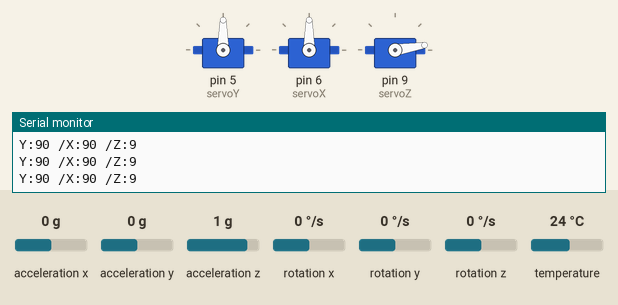
This sketch was run on a simulated Arduino Uno, built with avr-gcc and run on an emulated ATmega328P. Parts: 3 × servo, the last lines printed to the serial monitor. The test bench sets the inputs (shaded band); at power-on: acceleration z 1 g, acceleration x 0 g, acceleration y 0 g, rotation x 0 °/s, rotation y 0 °/s, rotation z 0 °/s, temperature 24 °C.

Above: at 1.3 s.
1.4 s: acceleration z set to -1.4 g
At 2.0 s:
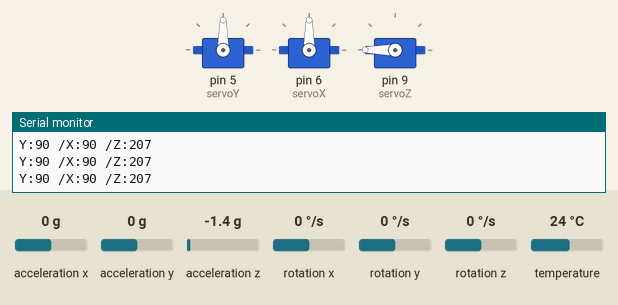
2.9 s: acceleration x set to -1.4 g
At 3.3 s:
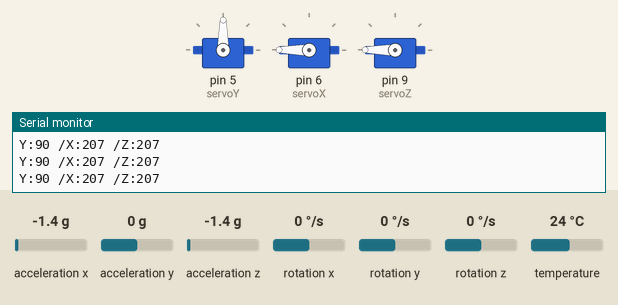
4.4 s: acceleration y set to -1.4 g
At 5.6 s:
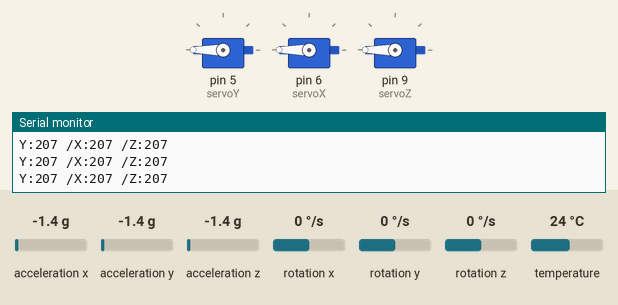
5.9 s: acceleration x set to 0 g
At 7.1 s:
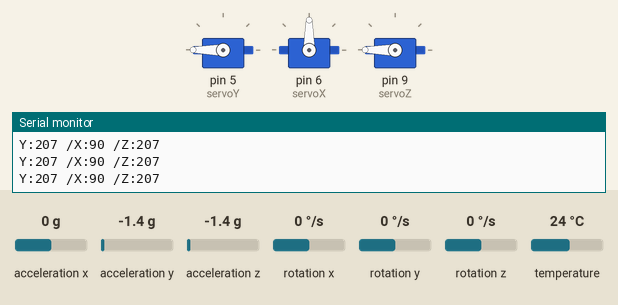
7.4 s: acceleration y set to 0.8 g
At 7.9 s:
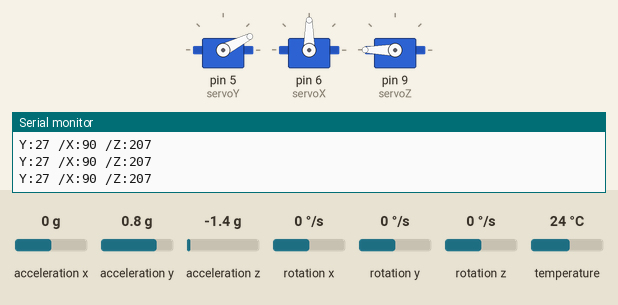
8.9 s: acceleration z set to 0 g
At 9.5 s:
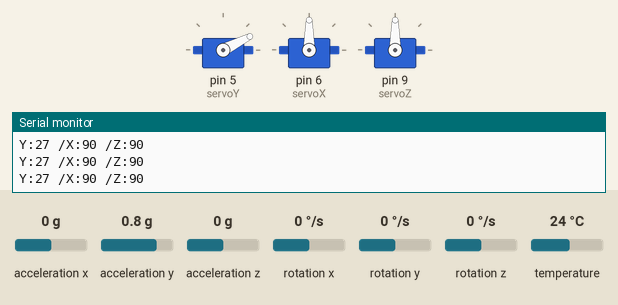
Timing chart, 0 to 11.4 s (numbered marks = the images above; inputs shaded):
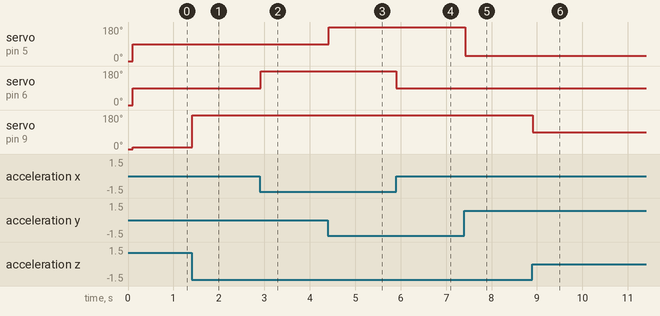

The sketch:

MPU6050_V.7_en_prueba.ino
```cpp
/*MPU6050 sensor with servo control.
   https://srituhobby.com
*/

#include <Adafruit_MPU6050.h>
#include <Adafruit_Sensor.h>
#include <Wire.h>
#include <Servo.h>

Servo servoY;
Servo servoX;
Servo servoZ;

Adafruit_MPU6050 srituhobby;

void setup() {
  Serial.begin(9600);

  servoY.attach(5);
  servoX.attach(6);
  servoZ.attach(9);

  Wire.begin();
  srituhobby.begin();

  servoY.write(0);
  servoX.write(0);
  servoZ.write(0);

  srituhobby.setAccelerometerRange(MPU6050_RANGE_8_G);//2_G,4_G,8_G,16_G
  srituhobby.setGyroRange(MPU6050_RANGE_500_DEG);//250,500,1000,2000
  srituhobby.setFilterBandwidth(MPU6050_BAND_21_HZ);

  delay(100);
}

void loop() {

  /* Get new sensor events with the readings */
  sensors_event_t a, g, temp;
  srituhobby.getEvent(&a, &g, &temp);

  int valor = a.acceleration.y;
  int valor1 = a.acceleration.x;
  int valor2 = a.acceleration.z;


  int value = map(valor,  -10, 10, 180, 0);
  int value1 = map(valor1,  -10, 10, 180, 0);
  int value2 = map(valor2,  -10, 10, 180, 0);


  servoY.write(value);
  servoX.write(value1);
  servoZ.write(value2);


  Serial.print("Y:");
  Serial.print(value);
  Serial.print(" /X:");
  Serial.print(value1);
  Serial.print(" /Z:");
  Serial.println(value2);
  //delay(10);

}
```

Measured:
- after the input at 1.4 s, servo on pin 9 (servoZ): 9° → 180° at once
- after the input at 2.9 s, servo on pin 6 (servoX): 90° → 180° at once
- after the input at 4.4 s, servo on pin 5 (servoY): 90° → 180° at once
- after the input at 5.9 s, servo on pin 6 (servoX): 180° → 90° at once
- after the input at 7.4 s, servo on pin 5 (servoY): 180° → 27° at once
- after the input at 8.9 s, servo on pin 9 (servoZ): 180° → 90° at once
